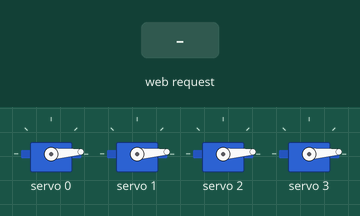
Bench run of a sketch on a simulated ESP32. On the bench: 4 × servo. Inputs (shaded band) come from the test bench.

Above: at 1.2 s.
1.3 s: HTTP request GET /set?val=120 received
At 1.75 s:
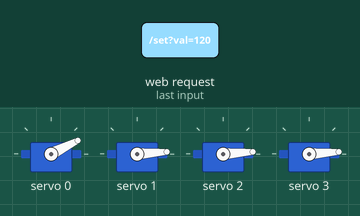
At 4.1 s:
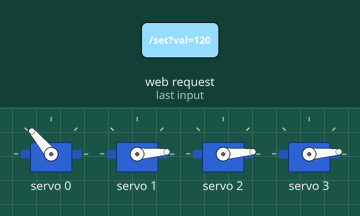
4.3 s: HTTP request GET /set received
At 4.75 s:
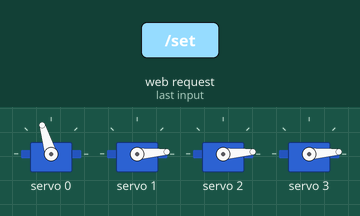
Timing chart, 0 to 8.2 s (numbered marks = the images above; inputs shaded):
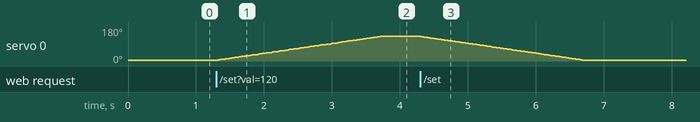

Measured:
- after the input at 1.3 s, servo 0: moves from 4° to 130° over 2.4 s, starting at once
- after the input at 4.3 s, servo 0: moves from 130° to 4° over 2.4 s, starting at once

The sketch:

Robotic_Arm_Joash_Dsouza.ino
```cpp
#include <WiFi.h>
#include <WebServer.h>
#include <Wire.h>
#include <Adafruit_PWMServoDriver.h>

/* ---------- WiFi ---------- */
const char* ssid = "RobotArm";
const char* password = "12345678";

/* ---------- Server ---------- */
WebServer server(80);

/* ---------- PCA9685 ---------- */
Adafruit_PWMServoDriver pwm = Adafruit_PWMServoDriver(0x40);

#define SERVO_FREQ 50
#define SERVOMIN 120
#define SERVOMAX 520

/* ---------- Servo State ---------- */
const int SERVO_COUNT = 4;

int currentPos[SERVO_COUNT] = {0, 0, 0, 0};     // start from 0
int targetPos[SERVO_COUNT]  = {0, 0, 0, 0};

unsigned long lastMoveTime = 0;
const int moveInterval = 20; // ms → slower = smoother

/* ---------- Helpers ---------- */
int angleToPulse(int angle) {
  return map(angle, 0, 180, SERVOMIN, SERVOMAX);
}

/* ---------- Smooth Motion Engine ---------- */
void updateServos() {
  if (millis() - lastMoveTime < moveInterval) return;
  lastMoveTime = millis();

  for (int i = 0; i < SERVO_COUNT; i++) {
    if (currentPos[i] < targetPos[i]) {
      currentPos[i]++;
    } else if (currentPos[i] > targetPos[i]) {
      currentPos[i]--;
    } else {
      continue;
    }
    pwm.setPWM(i, 0, angleToPulse(currentPos[i]));
  }
}

/* ---------- Web ---------- */
void handleRoot() {
  String html = R"rawliteral(
<!DOCTYPE html>
<html>
<head>
<meta name="viewport" content="width=device-width, initial-scale=1">
<style>
body { font-family: Arial; text-align:center; }
input { width:300px; }
</style>
</head>
<body>
<h2>4 DOF Robotic Arm</h2>

<p>Base</p>
<input type="range" min="0" max="180" value="0" oninput="fetch('/set?ch=0&val='+this.value)">

<p>Shoulder</p>
<input type="range" min="0" max="180" value="0" oninput="fetch('/set?ch=1&val='+this.value)">

<p>Elbow</p>
<input type="range" min="0" max="180" value="0" oninput="fetch('/set?ch=2&val='+this.value)">

<p>Wrist</p>
<input type="range" min="0" max="180" value="0" oninput="fetch('/set?ch=3&val='+this.value)">

</body>
</html>
)rawliteral";

  server.send(200, "text/html", html);
}

void handleSet() {
  int ch = server.arg("ch").toInt();
  int val = server.arg("val").toInt();

  if (ch >= 0 && ch < SERVO_COUNT) {
    targetPos[ch] = constrain(val, 0, 180);
  }
  server.send(200, "text/plain", "OK");
}

/* ---------- Setup ---------- */
void setup() {
  Serial.begin(115200);

  Wire.begin(21, 22);
  pwm.begin();
  pwm.setPWMFreq(SERVO_FREQ);

  // Move all servos gently from 0
  for (int i = 0; i < SERVO_COUNT; i++) {
    pwm.setPWM(i, 0, angleToPulse(0));
  }

  WiFi.softAP(ssid, password);

  server.on("/", handleRoot);
  server.on("/set", handleSet);
  server.begin();
}

/* ---------- Loop ---------- */
void loop() {
  server.handleClient();
  updateServos();   // 🔑 smooth motion engine
}
```
